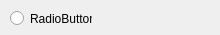
<?xml version="1.0" encoding="UTF-8"?>
<ui version="4.0">
 <class>showRadioButton</class>
 <widget class="QWidget" name="showRadioButton">
  <property name="geometry">
   <rect>
    <x>0</x>
    <y>0</y>
    <width>220</width>
    <height>35</height>
   </rect>
  </property>
  <property name="windowTitle">
   <string>Form</string>
  </property>
  <widget class="QRadioButton" name="radioButton">
   <property name="geometry">
    <rect>
     <x>10</x>
     <y>10</y>
     <width>82</width>
     <height>17</height>
    </rect>
   </property>
   <property name="text">
    <string>RadioButton</string>
   </property>
  </widget>
 </widget>
 <resources/>
 <connections/>
</ui>
